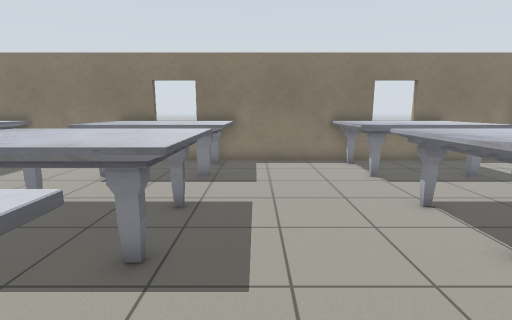
[1] (above)

22 first-person views from a walk through a robot-simulator world made for Gazebo. The camera is 1.2 m above the floor, tilts 10° down and sees 85° across. The floor is counted in squares, 0.5 m on a side. Each view is taken from the middle of a square. On the plan, view 1 faces up. The plan holds only what a view shows up to about 18 squares ahead; the rest is blank. Robots are left out.

[2]
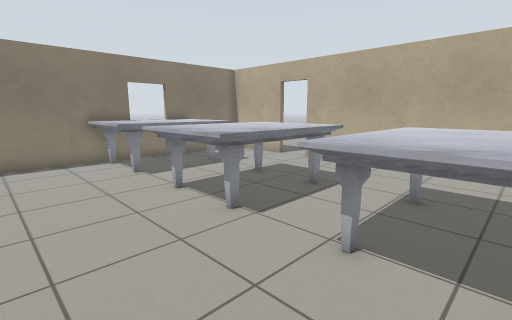

[3]
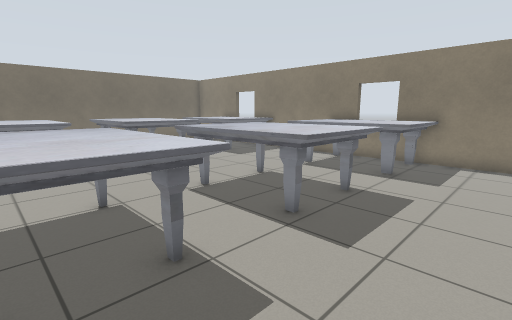

[4]
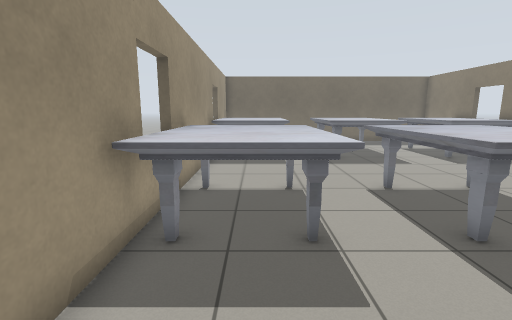

[5]
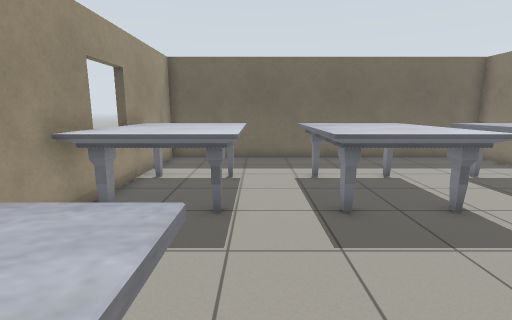

[6]
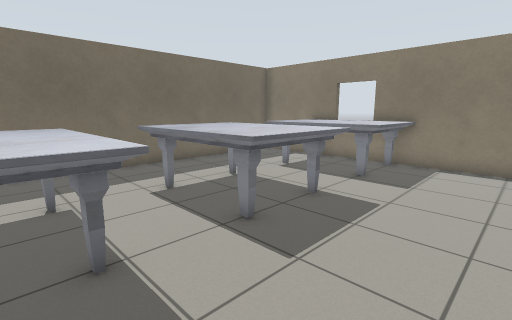

[7]
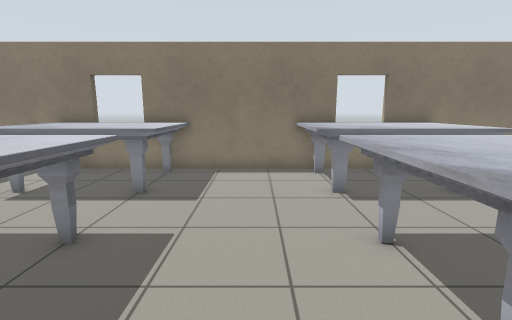

[8]
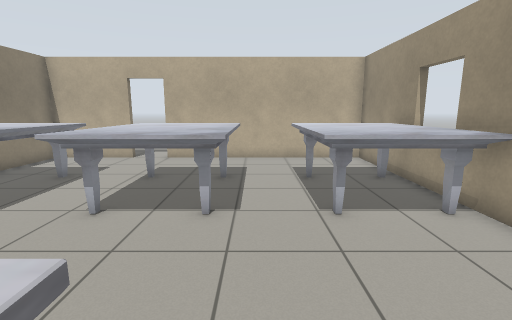

[9]
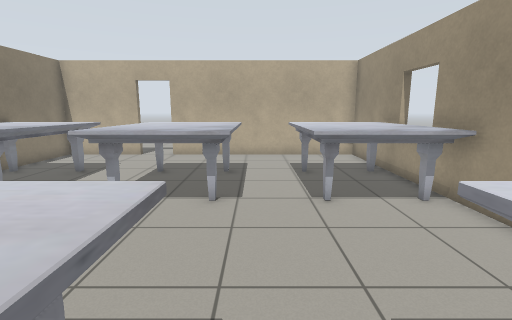

[10]
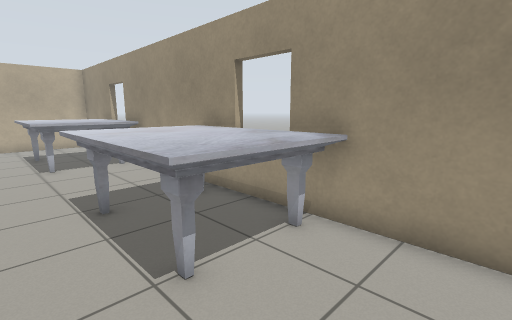

[11]
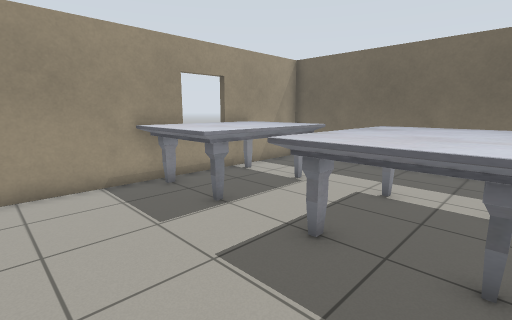

[12]
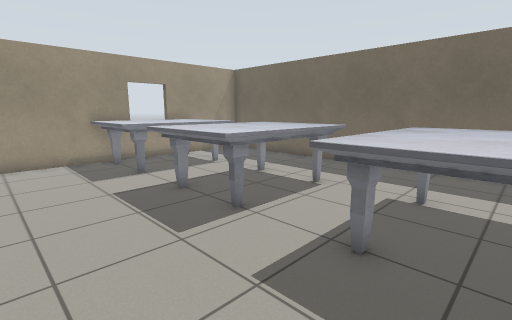

[13]
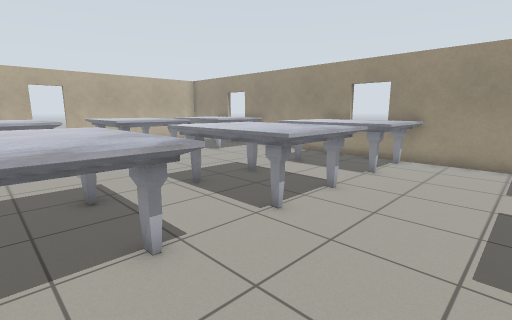

[14]
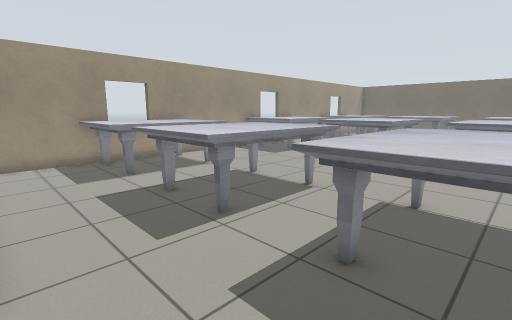

[15]
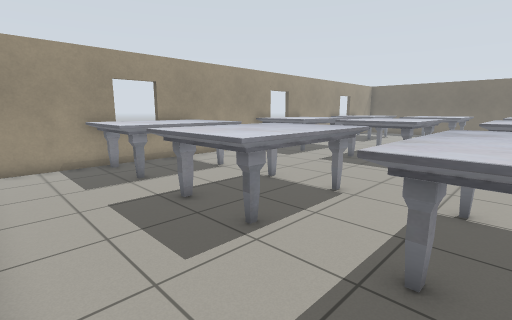

[16]
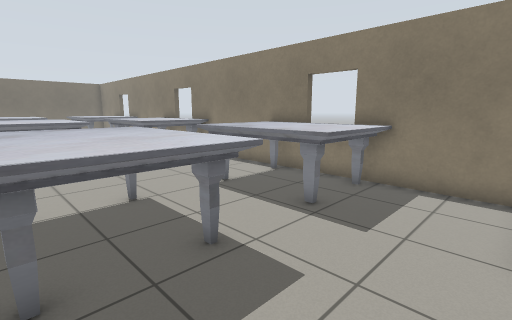

[17]
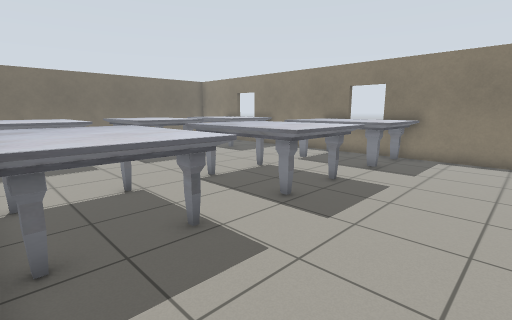

[18]
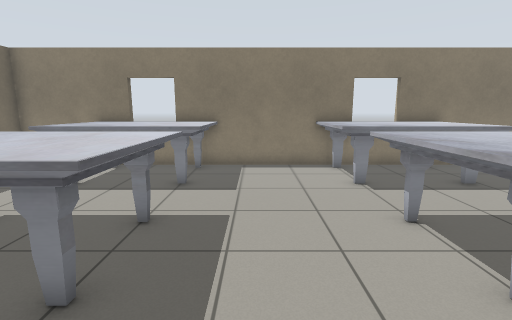

[19]
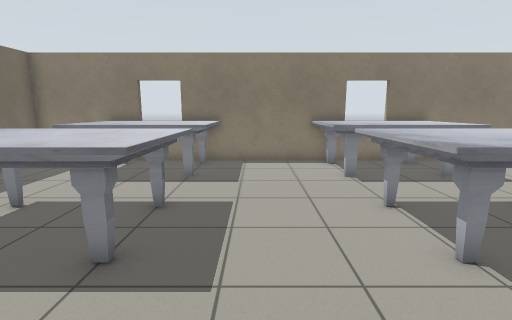

[20]
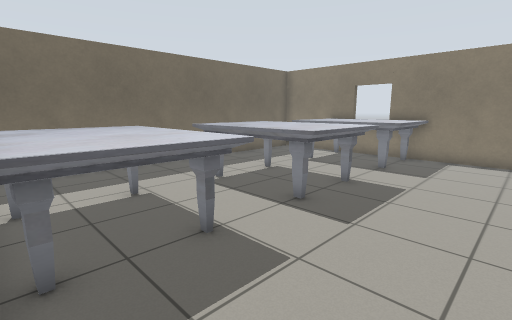

[21]
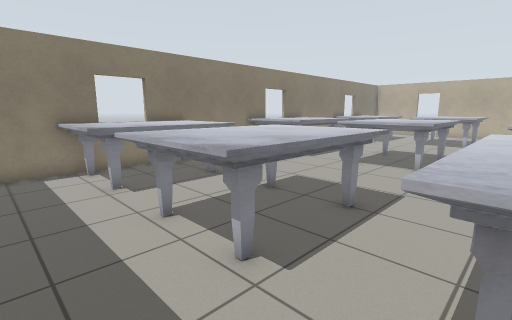

[22]
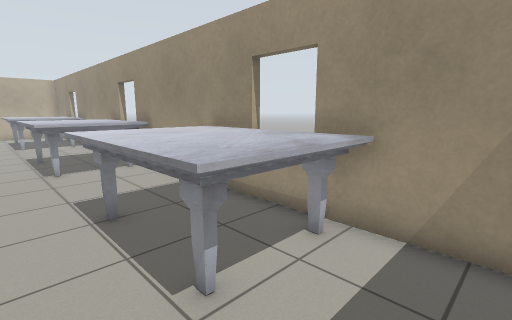

### Floor plan
Points are (right, up) in squares from view 1. A wall is a line through its corners. A room is listed if a view was taken in it or the views show most of it. See-through windows are left out.
Room 1 (views 1, 2, 3, 4, 5, 6, 7, 8, 9, 10, 11, 12, 13, 14, 15, 16, 17, 18, 19, 20, 21, 22)
walls: (-0.4, -2.3) (3.4, -2.3); (-6.4, 13.4) (-10.6, 13.4); (-10.4, -2.3) (-6.6, -2.3); (3.6, 13.4) (-0.6, 13.4); (9.6, -2.3) (12.4, -2.3) (12.4, 7.6); (-16.4, 13.4) (-19.3, 13.4) (-19.3, -2.3) (-16.6, -2.3); (12.4, 9.4) (12.4, 13.4) (9.4, 13.4)
ways out: open door at (12.5, 8.5)
objects: marble table (-16, -2) to (-11, 1); marble table (-16, 4) to (-11, 7); marble table (-16, 10) to (-11, 13); marble table (-6, -2) to (-1, 1); marble table (-6, 4) to (-1, 7); marble table (-6, 10) to (-2, 13); marble table (-1, 10) to (-1, 13); marble table (4, -2) to (9, 1); marble table (4, 4) to (9, 7); marble table (4, 10) to (9, 13)

Where each view was taken, in squares from view 1:
view 1: 0 up, 0 right, facing up
view 2: 1 down, 0 right, facing up-right
view 3: 1 down, 2 right, facing up-left
view 4: 0 up, 3 right, facing left
view 5: 2 up, 5 left, facing left
view 6: 0 up, 7 left, facing up-left
view 7: 2 up, 8 left, facing up
view 8: 3 up, 2 left, facing right
view 9: 3 up, 3 left, facing right
view 10: 3 up, 9 left, facing down-right
view 11: 7 up, 7 left, facing down-left
view 12: 12 up, 7 left, facing down-left
view 13: 12 up, 10 left, facing down-right
view 14: 12 up, 12 right, facing down-left
view 15: 11 up, 12 right, facing down-left
view 16: 4 up, 12 right, facing up-left
view 17: 2 down, 3 right, facing up-left
view 18: 1 up, 9 left, facing up
view 19: 0 up, 9 left, facing up
view 20: 2 down, 7 left, facing up-left
view 21: 1 up, 18 left, facing up-right
view 22: 3 up, 18 left, facing down-right
